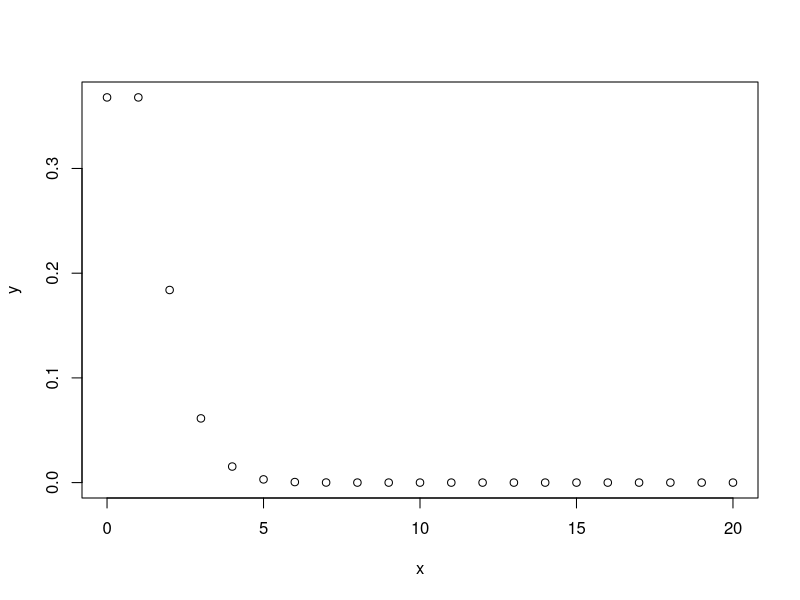

R code for this plot:
x <- seq(0,20,by = 1) 
 y<-dpois(x,1) 
png(file = "dpois.png") 
plot(x,y) 
dev.off()

ppois(16, lambda=12)

ppois(16, lambda=12, lower=FALSE)

qpois(0.75, lambda=12)

rpois(16, lambda=12)